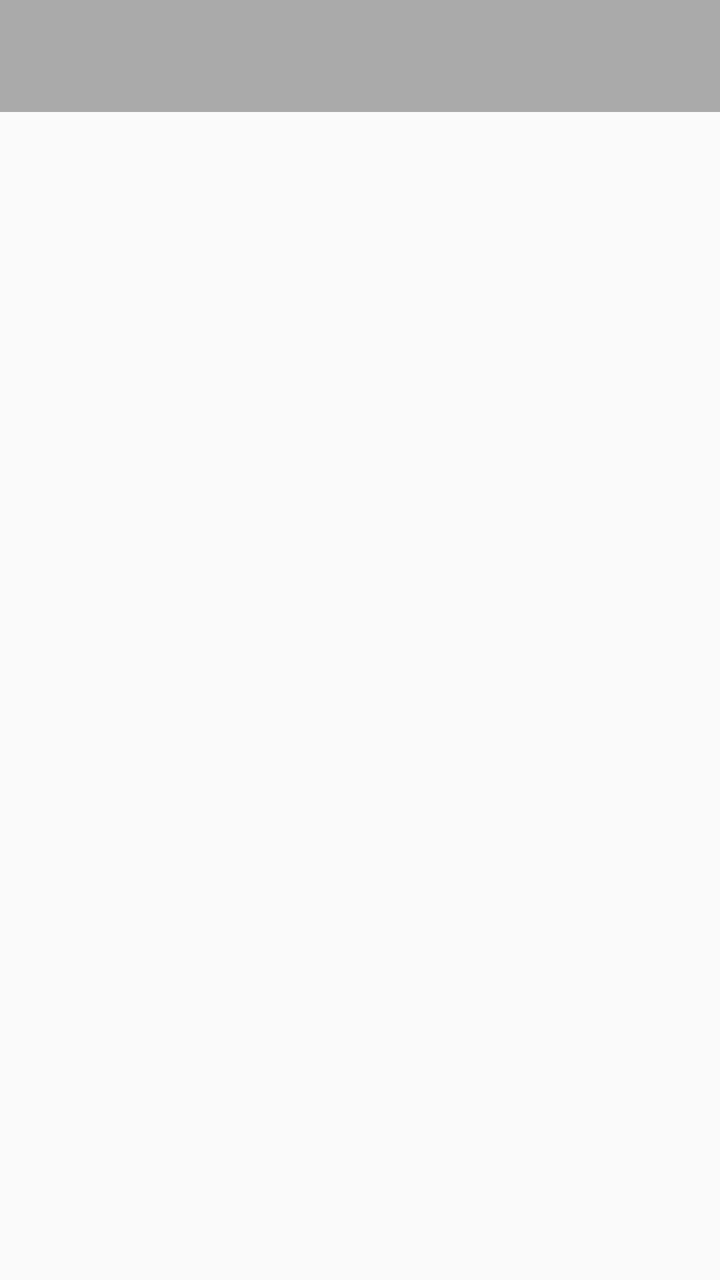
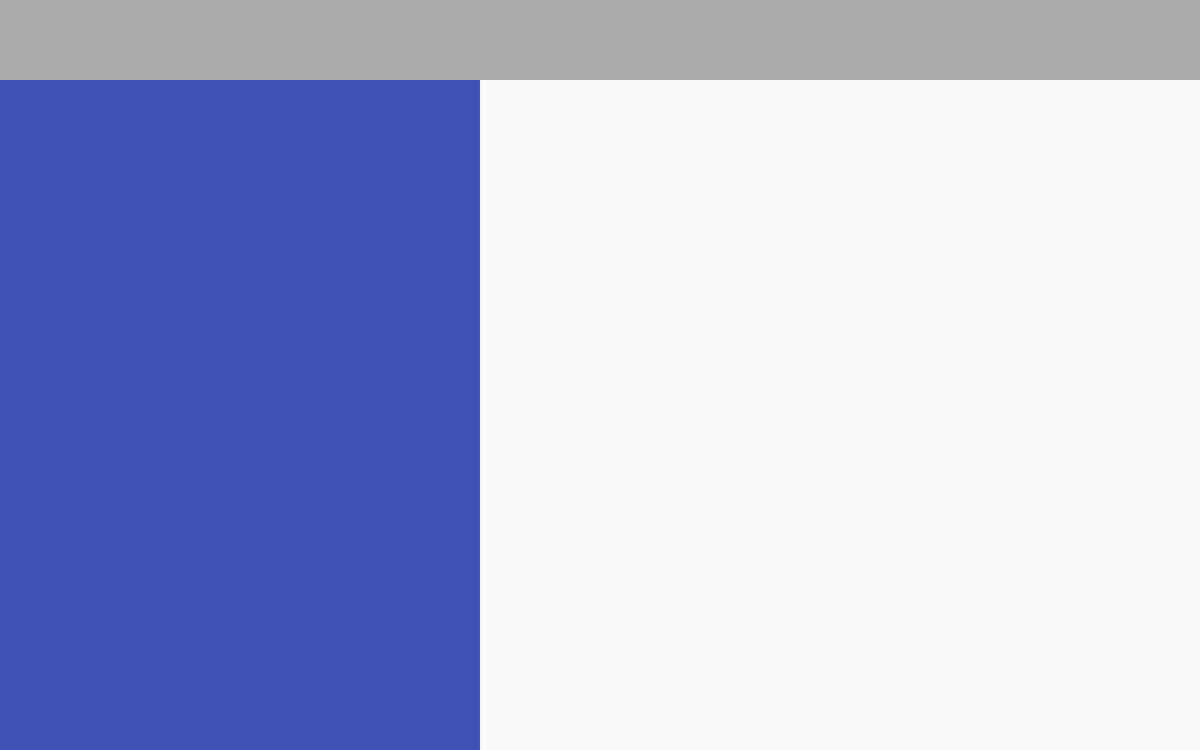

First picture: res/layout/ on a phone held upright. Second picture: the repository's own variant of that layout, on a device whose configuration matches the variant's folder. Source for both follows.
<!-- AndroidManifest.xml: activity theme Theme.AppCompat.Light.NoActionBar -->
<!-- res/layout/activity_recipe_detail.xml -->
<?xml version="1.0" encoding="utf-8"?>
<LinearLayout xmlns:android="http://schemas.android.com/apk/res/android"
    xmlns:app="http://schemas.android.com/apk/res-auto"
    xmlns:tools="http://schemas.android.com/tools"
    android:layout_width="match_parent"
    android:layout_height="match_parent"
    tools:context=".RecipeDetailActivity"
    android:orientation="vertical">



    <android.support.v7.widget.Toolbar
        android:id="@+id/toolbar"
        android:layout_width="match_parent"
        android:layout_height="?attr/actionBarSize"
        android:background="@color/TOOLBAR_COLOR"
        app:popupTheme="@style/PopupOverlay" />


    <FrameLayout
        android:id="@+id/recipe_detail_container"
        android:layout_width="match_parent"
        android:layout_height="wrap_content" />



</LinearLayout>
<!-- resources referenced by this layout -->
<resources>
  <color name="TOOLBAR_COLOR">#aaaaaa</color>
  <style name="PopupOverlay" parent="ThemeOverlay.AppCompat.Light" />
</resources>
<!-- res/layout-w720dp/activity_recipe_detail.xml (the repository's variant of the layout above) -->
<!-- drawn on a 7-inch tablet turned sideways -->
<?xml version="1.0" encoding="utf-8"?>
<LinearLayout xmlns:android="http://schemas.android.com/apk/res/android"
    xmlns:app="http://schemas.android.com/apk/res-auto"
    xmlns:tools="http://schemas.android.com/tools"
    android:orientation="vertical"
    android:layout_width="match_parent"
    android:layout_height="match_parent">

    <android.support.v7.widget.Toolbar
        android:id="@+id/toolbar"
        android:layout_width="match_parent"
        android:layout_height="?attr/actionBarSize"
        android:background="@color/TOOLBAR_COLOR"
        app:popupTheme="@style/PopupOverlay" />


    <LinearLayout
        android:layout_width="match_parent"
        android:layout_height="match_parent"
        android:orientation="horizontal">

        <FrameLayout
            android:id="@+id/recipe_detail_container"
            android:layout_width="match_parent"
            android:layout_height="match_parent"
            android:layout_weight="3"
            tools:background="@color/colorPrimary">

        </FrameLayout>

        <FrameLayout
            android:id="@+id/recipe_step_detail_container"
            android:layout_width="match_parent"
            android:layout_height="match_parent"
            android:layout_weight="2">

        </FrameLayout>
    </LinearLayout>



</LinearLayout>
<!-- resources referenced by the variant -->
<!-- as a 7-inch tablet turned sideways resolves them -->
<resources>
  <color name="TOOLBAR_COLOR">#aaaaaa</color>
  <color name="colorPrimary">#3F51B5</color>
  <style name="PopupOverlay" parent="ThemeOverlay.AppCompat.Light" />
</resources>
